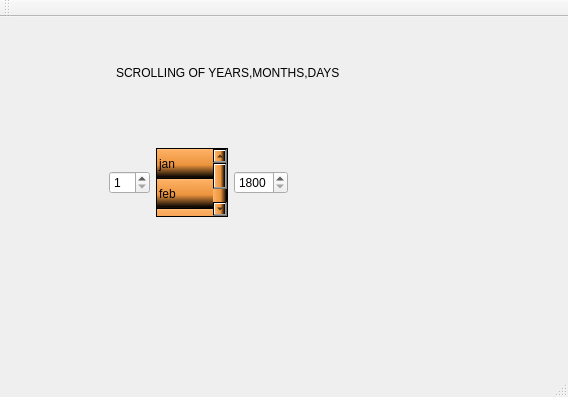
<?xml version="1.0" encoding="UTF-8"?>
<ui version="4.0">
 <class>MainWindow</class>
 <widget class="QMainWindow" name="MainWindow">
  <property name="geometry">
   <rect>
    <x>0</x>
    <y>0</y>
    <width>568</width>
    <height>397</height>
   </rect>
  </property>
  <property name="windowTitle">
   <string>MainWindow</string>
  </property>
  <widget class="QWidget" name="centralWidget">
   <widget class="QLabel" name="label">
    <property name="geometry">
     <rect>
      <x>116</x>
      <y>40</y>
      <width>341</width>
      <height>31</height>
     </rect>
    </property>
    <property name="text">
     <string>SCROLLING OF YEARS,MONTHS,DAYS</string>
    </property>
   </widget>
   <widget class="QWidget" name="">
    <property name="geometry">
     <rect>
      <x>98</x>
      <y>120</y>
      <width>201</width>
      <height>91</height>
     </rect>
    </property>
    <layout class="QHBoxLayout" name="horizontalLayout">
     <item>
      <widget class="QSpinBox" name="spinBox">
       <property name="minimum">
        <number>1</number>
       </property>
       <property name="maximum">
        <number>31</number>
       </property>
      </widget>
     </item>
     <item>
      <widget class="QTableWidget" name="tableWidget">
       <property name="styleSheet">
        <string notr="true">background-color: qlineargradient(spread:pad, x1:0, y1:0, x2:1, y2:0, stop:0 rgba(255, 178, 102, 255), stop:0.55 rgba(235, 148, 61, 255), stop:0.98 rgba(0, 0, 0, 255), stop:1 rgba(0, 0, 0, 0));</string>
       </property>
       <property name="gridStyle">
        <enum>Qt::NoPen</enum>
       </property>
       <row>
        <property name="text">
         <string>jan</string>
        </property>
       </row>
       <row>
        <property name="text">
         <string>feb</string>
        </property>
       </row>
       <row>
        <property name="text">
         <string>New Row</string>
        </property>
       </row>
       <row>
        <property name="text">
         <string>New Row</string>
        </property>
       </row>
       <row>
        <property name="text">
         <string>New Row</string>
        </property>
       </row>
       <row>
        <property name="text">
         <string>New Row</string>
        </property>
       </row>
       <row>
        <property name="text">
         <string>New Row</string>
        </property>
       </row>
       <row>
        <property name="text">
         <string>New Row</string>
        </property>
       </row>
      </widget>
     </item>
     <item>
      <widget class="QSpinBox" name="spinBox_2">
       <property name="minimum">
        <number>1800</number>
       </property>
       <property name="maximum">
        <number>2020</number>
       </property>
      </widget>
     </item>
    </layout>
   </widget>
   <zorder>label</zorder>
   <zorder>spinBox</zorder>
   <zorder>spinBox_2</zorder>
   <zorder>columnView</zorder>
   <zorder>tableWidget</zorder>
   <zorder>spinBox</zorder>
   <zorder>spinBox_2</zorder>
   <zorder>tableWidget</zorder>
  </widget>
  <widget class="QMenuBar" name="menuBar">
   <property name="geometry">
    <rect>
     <x>0</x>
     <y>0</y>
     <width>568</width>
     <height>20</height>
    </rect>
   </property>
  </widget>
  <widget class="QToolBar" name="mainToolBar">
   <attribute name="toolBarArea">
    <enum>TopToolBarArea</enum>
   </attribute>
   <attribute name="toolBarBreak">
    <bool>false</bool>
   </attribute>
  </widget>
  <widget class="QStatusBar" name="statusBar"/>
 </widget>
 <layoutdefault spacing="6" margin="11"/>
 <resources/>
 <connections/>
</ui>
